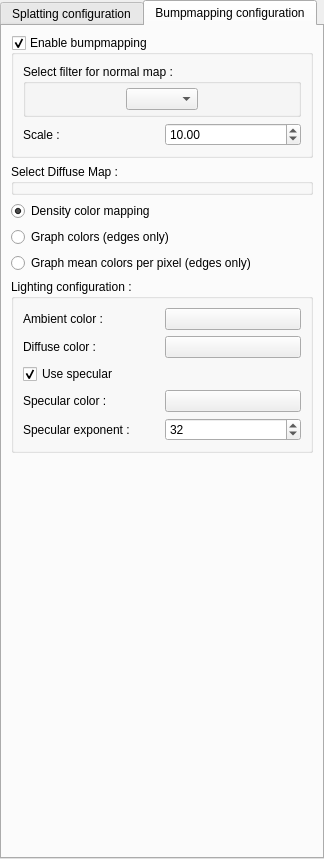
<?xml version="1.0" encoding="UTF-8"?>
<ui version="4.0">
  <class>GraphSplattingInteractorConfigWidgetData</class>
  <widget class="QWidget" name="GraphSplattingInteractorConfigWidgetData">
    <property name="geometry">
      <rect>
        <x>0</x>
        <y>0</y>
        <width>324</width>
        <height>859</height>
      </rect>
    </property>
    <property name="windowTitle">
      <string>Form</string>
    </property>
    <layout class="QVBoxLayout" name="verticalLayout_9">
      <property name="spacing">
        <number>0</number>
      </property>
      <property name="margin">
        <number>0</number>
      </property>
      <item>
        <widget class="QTabWidget" name="tabWidget">
          <property name="sizePolicy">
            <sizepolicy hsizetype="Expanding" vsizetype="Expanding">
              <horstretch>0</horstretch>
              <verstretch>0</verstretch>
            </sizepolicy>
          </property>
          <property name="minimumSize">
            <size>
              <width>250</width>
              <height>0</height>
            </size>
          </property>
          <property name="maximumSize">
            <size>
              <width>16777215</width>
              <height>16777215</height>
            </size>
          </property>
          <property name="currentIndex">
            <number>1</number>
          </property>
          <widget class="QWidget" name="tab">
            <attribute name="title">
              <string>Splatting configuration</string>
            </attribute>
            <layout class="QVBoxLayout" name="verticalLayout_8">
              <item>
                <widget class="QFrame" name="frame">
                  <property name="frameShape">
                    <enum>QFrame::StyledPanel</enum>
                  </property>
                  <property name="frameShadow">
                    <enum>QFrame::Raised</enum>
                  </property>
                  <layout class="QVBoxLayout" name="verticalLayout_2">
                    <property name="margin">
                      <number>4</number>
                    </property>
                    <item>
                      <widget class="QLabel" name="label">
                        <property name="font">
                          <font>
                            <weight>75</weight>
                            <bold>true</bold>
                          </font>
                        </property>
                        <property name="text">
                          <string>Splat field color mapping:</string>
                        </property>
                      </widget>
                    </item>
                    <item>
                      <layout class="QVBoxLayout" name="verticalLayout">
                        <item>
                          <layout class="QHBoxLayout" name="horizontalLayout">
                            <item>
                              <widget class="QLabel" name="label_2">
                                <property name="text">
                                  <string>min</string>
                                </property>
                              </widget>
                            </item>
                            <item>
                              <spacer name="horizontalSpacer">
                                <property name="orientation">
                                  <enum>Qt::Horizontal</enum>
                                </property>
                                <property name="sizeHint" stdset="0">
                                  <size>
                                    <width>40</width>
                                    <height>20</height>
                                  </size>
                                </property>
                              </spacer>
                            </item>
                            <item>
                              <widget class="QLabel" name="label_3">
                                <property name="text">
                                  <string>max</string>
                                </property>
                              </widget>
                            </item>
                          </layout>
                        </item>
                        <item>
                          <widget class="ColorScaleWidget" name="colorScaleWidget" native="true">
                            <property name="minimumSize">
                              <size>
                                <width>0</width>
                                <height>30</height>
                              </size>
                            </property>
                          </widget>
                        </item>
                      </layout>
                    </item>
                    <item>
                      <layout class="QHBoxLayout" name="horizontalLayout_2">
                        <item>
                          <widget class="QPushButton" name="configureColorScaleButton">
                            <property name="text">
                              <string>Configure color scale</string>
                            </property>
                          </widget>
                        </item>
                      </layout>
                    </item>
                  </layout>
                </widget>
              </item>
              <item>
                <widget class="QGroupBox" name="groupBox_2">
                  <property name="title">
                    <string>Do splatting on :</string>
                  </property>
                  <layout class="QVBoxLayout" name="verticalLayout_5">
                    <property name="margin">
                      <number>4</number>
                    </property>
                    <item>
                      <widget class="QRadioButton" name="edgeSplattingRB">
                        <property name="text">
                          <string>edges</string>
                        </property>
                        <property name="checked">
                          <bool>true</bool>
                        </property>
                      </widget>
                    </item>
                    <item>
                      <widget class="QRadioButton" name="nodeSplattingRB">
                        <property name="text">
                          <string>nodes</string>
                        </property>
                      </widget>
                    </item>
                  </layout>
                </widget>
              </item>
              <item>
                <widget class="QGroupBox" name="groupBox">
                  <property name="title">
                    <string>Mapping type :</string>
                  </property>
                  <layout class="QVBoxLayout" name="verticalLayout_3">
                    <property name="spacing">
                      <number>0</number>
                    </property>
                    <property name="margin">
                      <number>4</number>
                    </property>
                    <item>
                      <widget class="QRadioButton" name="logMappingRB">
                        <property name="text">
                          <string>logarithmic</string>
                        </property>
                        <property name="checked">
                          <bool>true</bool>
                        </property>
                      </widget>
                    </item>
                    <item>
                      <widget class="QRadioButton" name="linearMappingRB">
                        <property name="text">
                          <string>linear</string>
                        </property>
                      </widget>
                    </item>
                  </layout>
                </widget>
              </item>
              <item>
                <widget class="QGroupBox" name="diffuseSplattingGB">
                  <property name="title">
                    <string>Enable splatting</string>
                  </property>
                  <property name="checkable">
                    <bool>true</bool>
                  </property>
                  <property name="checked">
                    <bool>true</bool>
                  </property>
                  <layout class="QVBoxLayout" name="verticalLayout_4">
                    <item>
                      <layout class="QHBoxLayout" name="horizontalLayout_3">
                        <item>
                          <widget class="QLabel" name="label_4">
                            <property name="text">
                              <string>radius :</string>
                            </property>
                          </widget>
                        </item>
                        <item>
                          <widget class="QSpinBox" name="diffuseRadiusSP">
                            <property name="minimum">
                              <number>1</number>
                            </property>
                            <property name="maximum">
                              <number>1000000000</number>
                            </property>
                            <property name="value">
                              <number>5</number>
                            </property>
                          </widget>
                        </item>
                      </layout>
                    </item>
                    <item>
                      <layout class="QHBoxLayout" name="horizontalLayout_4">
                        <item>
                          <widget class="QLabel" name="label_5">
                            <property name="text">
                              <string>standard deviation : </string>
                            </property>
                          </widget>
                        </item>
                        <item>
                          <widget class="QDoubleSpinBox" name="edgesSplattingSigmaSP">
                            <property name="decimals">
                              <number>10</number>
                            </property>
                            <property name="minimum">
                              <double>0.000000000000000</double>
                            </property>
                            <property name="maximum">
                              <double>99999999.000000000000000</double>
                            </property>
                            <property name="singleStep">
                              <double>1.000000000000000</double>
                            </property>
                            <property name="value">
                              <double>3.000000000000000</double>
                            </property>
                          </widget>
                        </item>
                      </layout>
                    </item>
                  </layout>
                </widget>
              </item>
              <item>
                <widget class="QCheckBox" name="adjustSplattingToZoomCB">
                  <property name="text">
                    <string>Adjust splatting to zoom</string>
                  </property>
                  <property name="checked">
                    <bool>true</bool>
                  </property>
                </widget>
              </item>
              <item>
                <widget class="QCheckBox" name="keepGraphImageCB">
                  <property name="text">
                    <string>Keep original graph image in background</string>
                  </property>
                  <property name="checked">
                    <bool>false</bool>
                  </property>
                </widget>
              </item>
              <item>
                <widget class="QCheckBox" name="edgeSplattingRestrictionCB">
                  <property name="text">
                    <string>Don't splat edges with source and target
                      node outside of the viewport</string>
                  </property>
                </widget>
              </item>
              <item>
                <spacer name="verticalSpacer">
                  <property name="orientation">
                    <enum>Qt::Vertical</enum>
                  </property>
                  <property name="sizeHint" stdset="0">
                    <size>
                      <width>20</width>
                      <height>263</height>
                    </size>
                  </property>
                </spacer>
              </item>
            </layout>
          </widget>
          <widget class="QWidget" name="tab_2">
            <attribute name="title">
              <string>Bumpmapping configuration</string>
            </attribute>
            <layout class="QVBoxLayout" name="verticalLayout_13">
              <item>
                <widget class="QGroupBox" name="bumpmapGB">
                  <property name="title">
                    <string>Enable bumpmapping</string>
                  </property>
                  <property name="checkable">
                    <bool>true</bool>
                  </property>
                  <property name="checked">
                    <bool>true</bool>
                  </property>
                  <layout class="QVBoxLayout" name="verticalLayout_10">
                    <item>
                      <widget class="QGroupBox" name="groupBox_3">
                        <property name="title">
                          <string>Select filter for normal map :</string>
                        </property>
                        <layout class="QHBoxLayout" name="horizontalLayout_10">
                          <property name="margin">
                            <number>4</number>
                          </property>
                          <item>
                            <spacer name="horizontalSpacer_4">
                              <property name="orientation">
                                <enum>Qt::Horizontal</enum>
                              </property>
                              <property name="sizeHint" stdset="0">
                                <size>
                                  <width>108</width>
                                  <height>20</height>
                                </size>
                              </property>
                            </spacer>
                          </item>
                          <item>
                            <widget class="QComboBox" name="normalMapFilterCB" />
                          </item>
                          <item>
                            <spacer name="horizontalSpacer_5">
                              <property name="orientation">
                                <enum>Qt::Horizontal</enum>
                              </property>
                              <property name="sizeHint" stdset="0">
                                <size>
                                  <width>108</width>
                                  <height>20</height>
                                </size>
                              </property>
                            </spacer>
                          </item>
                        </layout>
                      </widget>
                    </item>
                    <item>
                      <layout class="QHBoxLayout" name="horizontalLayout_5">
                        <item>
                          <widget class="QLabel" name="label_6">
                            <property name="text">
                              <string>Scale :</string>
                            </property>
                          </widget>
                        </item>
                        <item>
                          <widget class="QDoubleSpinBox" name="scaleFactorSP">
                            <property name="minimum">
                              <double>-1000.000000000000000</double>
                            </property>
                            <property name="maximum">
                              <double>1000.000000000000000</double>
                            </property>
                            <property name="value">
                              <double>10.000000000000000</double>
                            </property>
                          </widget>
                        </item>
                      </layout>
                    </item>
                  </layout>
                </widget>
              </item>
              <item>
                <widget class="QGroupBox" name="groupBox_4">
                  <property name="title">
                    <string>Select Diffuse Map :</string>
                  </property>
                </widget>
              </item>
              <item>
                <widget class="QRadioButton" name="densityColorMappingRB">
                  <property name="text">
                    <string>Density color mapping</string>
                  </property>
                  <property name="checked">
                    <bool>true</bool>
                  </property>
                </widget>
              </item>
              <item>
                <widget class="QRadioButton" name="graphColorsRB">
                  <property name="text">
                    <string>Graph colors (edges only)</string>
                  </property>
                </widget>
              </item>
              <item>
                <widget class="QRadioButton" name="meanGraphColorsRB">
                  <property name="text">
                    <string>Graph mean colors per pixel (edges only)</string>
                  </property>
                </widget>
              </item>
              <item>
                <widget class="QGroupBox" name="groupBox_5">
                  <property name="title">
                    <string>Lighting configuration :</string>
                  </property>
                  <layout class="QVBoxLayout" name="verticalLayout_12">
                    <item>
                      <layout class="QHBoxLayout" name="horizontalLayout_6">
                        <item>
                          <widget class="QLabel" name="label_7">
                            <property name="text">
                              <string>Ambient color :</string>
                            </property>
                          </widget>
                        </item>
                        <item>
                          <widget class="QPushButton" name="ambientButton">
                            <property name="text">
                              <string />
                            </property>
                          </widget>
                        </item>
                      </layout>
                    </item>
                    <item>
                      <layout class="QHBoxLayout" name="horizontalLayout_7">
                        <item>
                          <widget class="QLabel" name="label_8">
                            <property name="text">
                              <string>Diffuse color : </string>
                            </property>
                          </widget>
                        </item>
                        <item>
                          <widget class="QPushButton" name="diffuseButton">
                            <property name="text">
                              <string />
                            </property>
                          </widget>
                        </item>
                      </layout>
                    </item>
                    <item>
                      <widget class="QCheckBox" name="specularCB">
                        <property name="text">
                          <string>Use specular</string>
                        </property>
                        <property name="checked">
                          <bool>true</bool>
                        </property>
                      </widget>
                    </item>
                    <item>
                      <layout class="QHBoxLayout" name="horizontalLayout_8">
                        <item>
                          <widget class="QLabel" name="label_9">
                            <property name="text">
                              <string>Specular color :</string>
                            </property>
                          </widget>
                        </item>
                        <item>
                          <widget class="QPushButton" name="specularButton">
                            <property name="text">
                              <string />
                            </property>
                          </widget>
                        </item>
                      </layout>
                    </item>
                    <item>
                      <layout class="QHBoxLayout" name="horizontalLayout_9">
                        <item>
                          <widget class="QLabel" name="label_10">
                            <property name="text">
                              <string>Specular exponent :</string>
                            </property>
                          </widget>
                        </item>
                        <item>
                          <widget class="QSpinBox" name="specularExponentSP">
                            <property name="maximum">
                              <number>10000</number>
                            </property>
                            <property name="value">
                              <number>32</number>
                            </property>
                          </widget>
                        </item>
                      </layout>
                    </item>
                  </layout>
                </widget>
              </item>
              <item>
                <spacer name="verticalSpacer_2">
                  <property name="orientation">
                    <enum>Qt::Vertical</enum>
                  </property>
                  <property name="sizeHint" stdset="0">
                    <size>
                      <width>20</width>
                      <height>362</height>
                    </size>
                  </property>
                </spacer>
              </item>
            </layout>
          </widget>
        </widget>
      </item>
    </layout>
  </widget>
  <customwidgets>
    <customwidget>
      <class>ColorScaleWidget</class>
      <extends>QWidget</extends>
      <header>ColorScaleWidget.h</header>
      <container>1</container>
    </customwidget>
  </customwidgets>
  <resources />
  <connections />
</ui>
